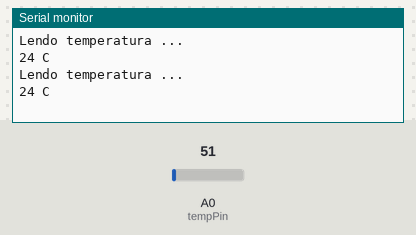
The sketch below on a simulated Arduino Uno, built with avr-gcc and run on an emulated ATmega328P. Shown: the last lines printed to the serial monitor. The test bench sets the inputs (shaded band); at power-on: A0 (tempPin) = 51.

Above: at 1.8 s.
1.9 s: A0 (tempPin) set to 61
At 2.8 s:
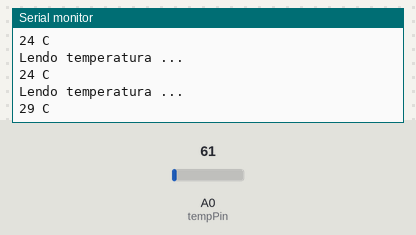
3.4 s: A0 (tempPin) set to 71
At 4.6 s:
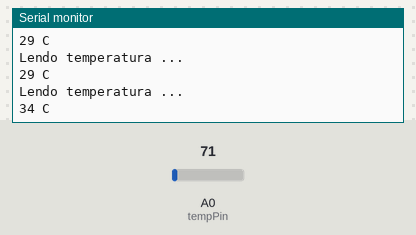
Timing chart, 0 to 6.4 s (numbered marks = the images above; inputs shaded):
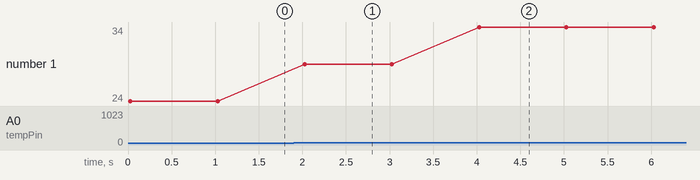

Measured:
- after the input at 1.9 s, the serial monitor: prints a new line after 0.13 s (image 1)
- after the input at 3.4 s, the serial monitor: prints a new line after 0.63 s (image 2)
- plotted number 1: 24 → 29 after the input at 1.9 s, 29 → 34 after the input at 3.4 s

The sketch:

Sensor_temperatura_lm35.ino
```cpp
// Projeto 7 – Sensor de temperatura com LM35

float tempC; // Cria variável para armazenar temperatura
int tempPin = 0; // Declara o pin analógico 0


void setup()
{
  Serial.begin(9600); // Abre porta serial, inicializa dados a 9600 bps

}

void loop() // O código continuará a ficar em loop
{
  tempC = analogRead(tempPin); // Le o valor analógico do sensor LM35
  // Converte a entrada de temperatura em graus centigrados
  tempC = (5.0 * tempC * 100.0)/1024.0;
  // Imprime no monitor serial - Lendo temperatura...
  Serial.println("Lendo temperatura ...  ");
  Serial.print((byte)tempC); // Envia dados para o computador
  Serial.println(" C"); // Imprime o C de Celsius no monitor serial

  delay(1000); // Espera 1 segundos
}
```
